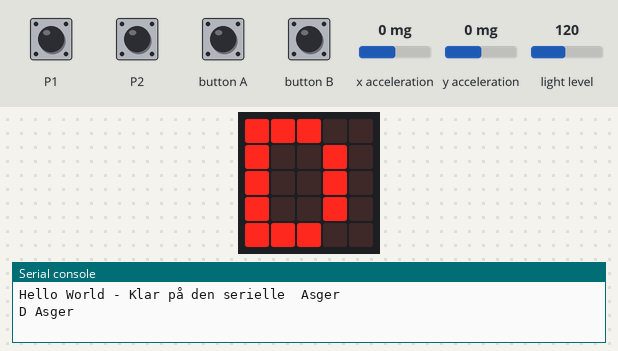
This program was run on a simulated BBC micro:bit running MicroPython. Parts: the board's 5×5 LED display, the last lines printed to the serial console. The inputs (shaded band) are chosen by the test bench; at power-on: x acceleration 0 mg, y acceleration 0 mg, light level 120. Random numbers come from a fixed seed; no radio messages arrive unless stated (any console line starting 'radio sent:' is added by the test bench).

Above: at 2.6 s.
3.8 s: x acceleration set to -463 mg
5.3 s: x acceleration set to -528 mg
At 5.7 s:
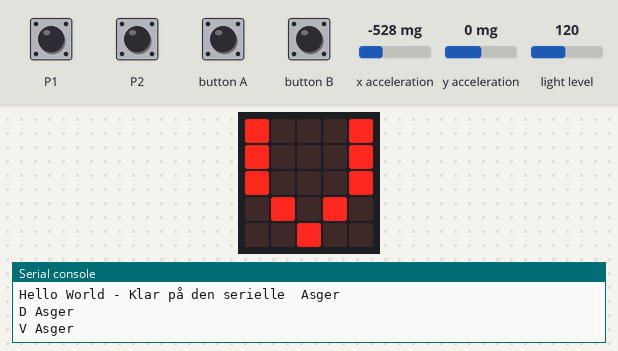
8.3 s: button A pressed for 0.15 s
At 8.9 s:
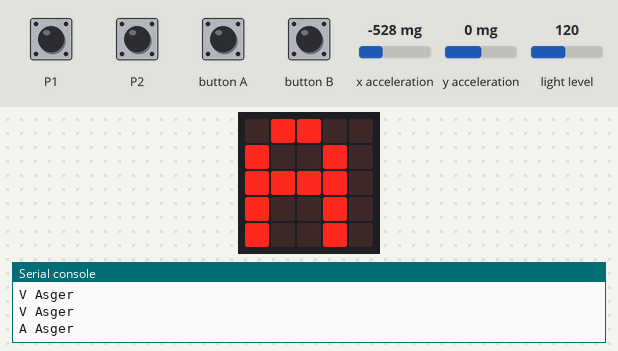
9.0 s: touch pin P2 pressed for 0.15 s
At 9.6 s:
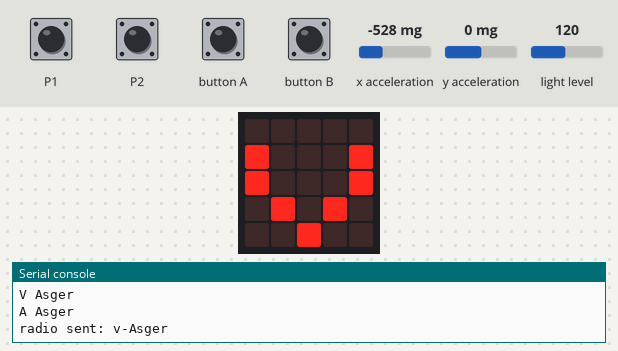
9.7 s: button B pressed for 0.15 s
At 10.2 s:
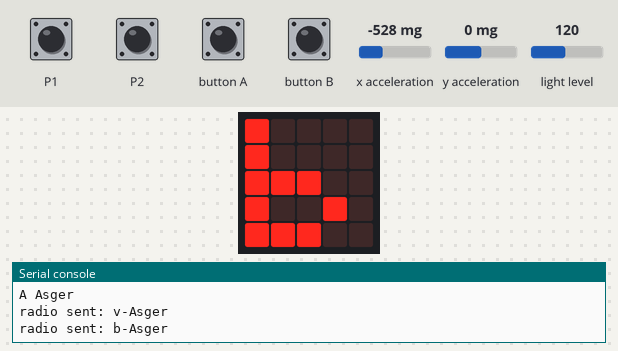
10.4 s: y acceleration set to -459 mg
12.1 s: y acceleration set to -521 mg
At 12.9 s:
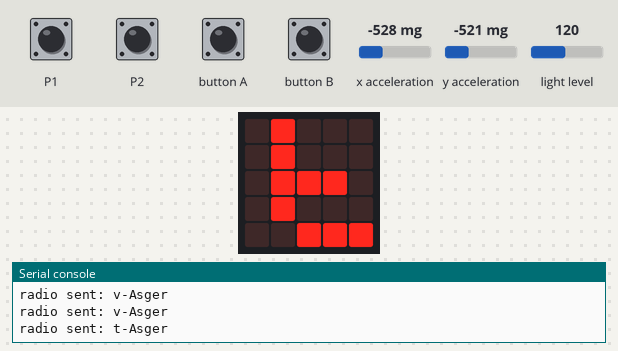
Timing chart, 0 to 15.1 s (numbered marks = the images above; inputs shaded):
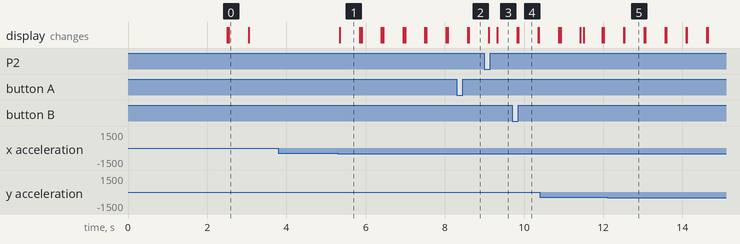

The program:

MicroBit_master.py
```python
# Basic event maker for LYDKit project P1 winter 2019. SSG, SHD, Herningsholm, Skanderborg - sponsered by Region MidtJylland
#
# Version 14 september 2019, Knud Funch SHD (used in HH - where tha one from 13th are used in SSG
# - Changed range in light measure for 'Day' to 40 to 180 instead of 50 to 150 as is seems to fit better
#
# Version 13 september 2019, Knud Funch SHD
# - Added name for identification
# - Added light intensity reading. So Night, Day and sunshine can be simulated and used in project
#
# Version 12 september 2019, Knud Funch SHD
# - Added basic filtering on accelerometer input - removing spike readings
#
# Version 9th september 2019, Knud Funch SHD
# - first version with button and tilt plus radio.
#
# Microbit functionality in short:
#
# Send string "Hello world ..." on serial USB and make Happy face on LEDs when powerup
# Send characters on serial USB when sensors/buttons are triggered
#
# - "A", "B" when a/b key is pressed - plus "A" "B" on local display - Once pr press
# - "C" when pin 0 is activated - repetitive as long as pin 0 is active whith 500ms spacing
# - "0" - "9" randomly selected when pin 1 is active - repetivite 500ms spacing
# - "V" - when tilted to left   - repetitive 500ms spacing
# - "H" - When tilted to right  - repetitive 500ms spacing
# - "F" - when tilted forward   - repetitive 500ms spacing
# - "T" - when tilted backwards - repetitive 500ms spacing
# - "D" - when light intensity goes from outside range into range between 40 and 180. (Skift til Dag)
# - "N" - when light intensity goes from above to below 40.                           (Skift til Nat)
# - "S" - when light intensity goes from below to above 180.                          (Skift til Solskin>Dag)
#
# - Switch mode between sending on radio ws sending on serial when pin 2 is active
#    - small square followed by big square  -> Radio tansmission from remote location
#    - big square followed by small square  -> Serial transmission local connected via USB
# If transmisson on radio then feedback on LED are in small letters "a","b" etc..
#     - and so is the character transmitted.
#     - Digits not transmitted - so no action on pin 1 when in radio transmission mode.
#
# If anything is received on radio the received character is sent on serial USB. No feedback on LEDs
# Feedback is given on the remote MicroBit
#
# All characters are follwed by <name> for unique identification
#
from microbit import *
import random
import radio

navn = "Asger     "        # 10 characters to identify MB - use name on beholder

radio.on()                 # Turn on radio module so it can send and receive messages - do use some extra power!
on_radio = False           # Global variable to decide whether or not to send character on radio
current_lev = " "          # Initialise current light level to value not sent. Then it will be sent at first reading.

def clear_disp():
    sleep(500)
    display.clear()

def send_on_radio(s):
    # To identify inputs from radio compared to those from local make small letters from capital letters
    if s == "A": s_low = "a"
    elif s == "B": s_low = "b"
    elif s == "C": s_low = "c"
    elif s == "H": s_low = "h"
    elif s == "V": s_low = "v"
    elif s == "F": s_low = "f"
    elif s == "T": s_low = "t"
    elif s == "N": s_low = "n"
    elif s == "D": s_low = "d"
    elif s == "S": s_low = "s"
    else: s_low = "z"          # a character that we for now do not send meaning nothing to be sent

    if s_low != "z":
        sognavn=s_low+"-"+navn
        radio.send(sognavn)   # Send string - eventcharacter plus name - on radio waves - default setting - channel and group
        display.show(s_low)
        clear_disp()

def resp(s):
    if on_radio:
        send_on_radio(s)  # send character in lower case on radio unless its a number
    else:
        print(s,navn)     # Send string - in this program only single characters used - on seriel port (USB)
        display.show(s)   # Local feedback on microbit display showing string
        clear_disp()      # Clear display until next event happens - Next event will not register until display is cleared


print("Hello World - Klar på den serielle ",navn)    # Ready

display.show(Image.HAPPY)
sleep(2000)
clear_disp()


while True:                  # Forever - at least until power off/reset - generate events on USB or radio

    if button_a.was_pressed():
        resp("A")

    if button_b.was_pressed():
        resp("B")

    if pin0.is_touched():
        resp("C")

    if pin1.is_touched():
        resp(str(random.randint(0, 9)))

    if pin2.is_touched():                       # Turn on/off transmission on radio via A+B at same time
        if on_radio:
            on_radio = False
            display.show(Image.SQUARE)
            sleep(200)
            display.show(Image.SQUARE_SMALL)
        else:
            on_radio = True
            display.show(Image.SQUARE_SMALL)
            sleep(200)
            display.show(Image.SQUARE)

    reading1 = accelerometer.get_x()
    sleep(20)
    reading2 = accelerometer.get_x()

    if reading1 > 500 and reading2 > 500:           # filtering out spikes with 2 readings
        resp("H")
    elif reading1 < -500 and reading2 < -500:
        resp("V")

    reading1 = accelerometer.get_y()
    sleep(20)
    reading2 = accelerometer.get_y()

    if reading1 > 500 and reading2 > 500:
        resp("F")
    elif reading1 < -500 and reading2 < -500 :
        resp("T")

    light=display.read_light_level()
    if light < 40:
        new_lev="N"
    elif light > 180:
        new_lev="S"
    else:
        new_lev="D"

    if new_lev != current_lev:
        current_lev=new_lev
        resp(current_lev)

    r = radio.receive()
    if r: print(r)
```

Measured:
- the behaviour switches between -500 and -501 mg on x acceleration (found by bisection; images 0 and 1)
- the behaviour switches between -500 and -501 mg on y acceleration (found by bisection; images 4 and 5)
- after the input at 3.8 s, every drawn part: stays the same
- after the input at 5.3 s, the display: changes after 0.05 s (image 1)
- what the display in image 0 shows lasts 0.6 s, from 2.5 s to 3.1 s
